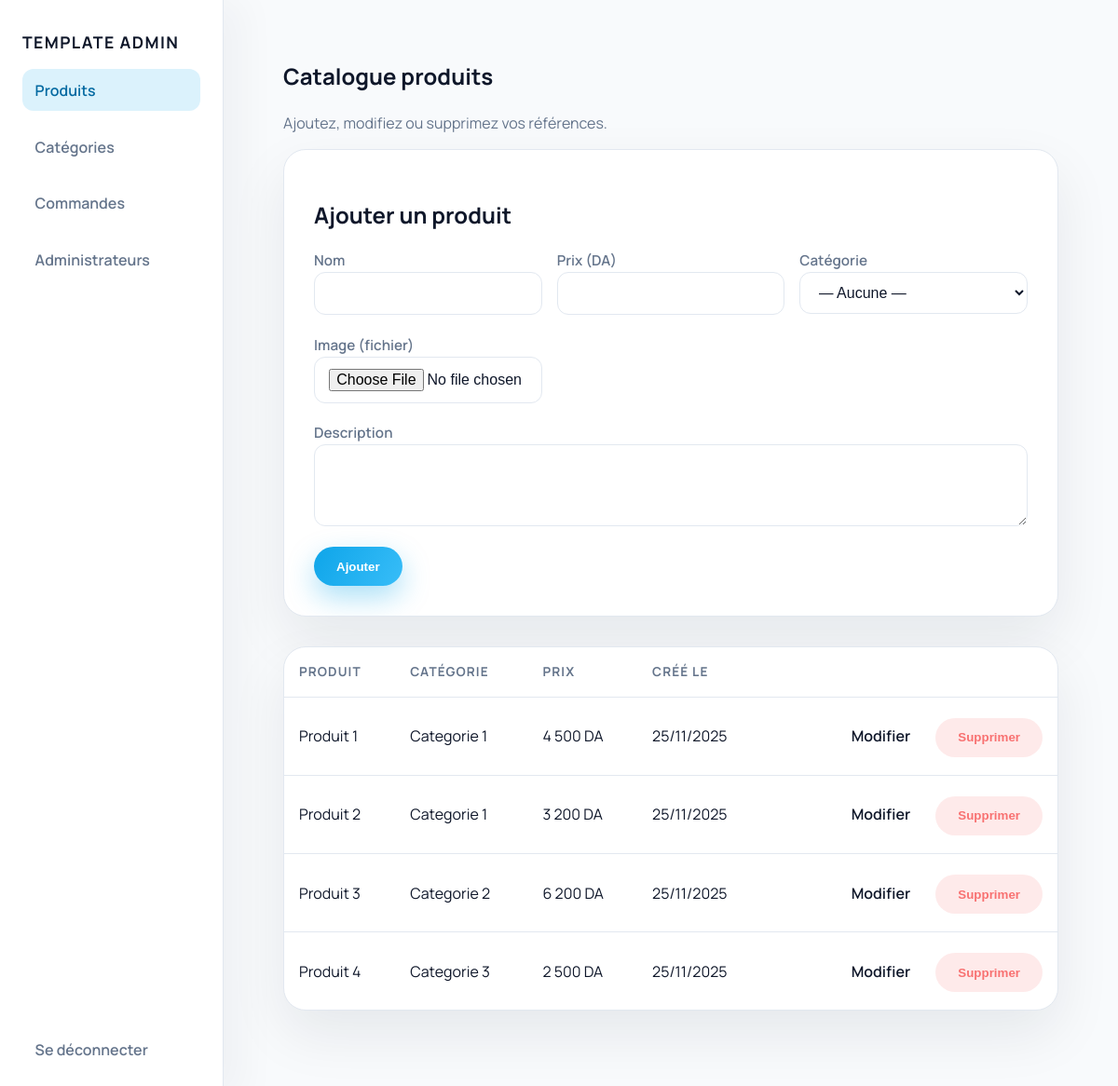
Screenshot of /admin/products.php (signed in) with the database file from the repository.
### tables this page shows
CREATE TABLE IF NOT EXISTS products (
  id INT AUTO_INCREMENT PRIMARY KEY,
  category_id INT NULL,
  name VARCHAR(255) NOT NULL,
  price DECIMAL(10,2) NOT NULL,
  image VARCHAR(255),
  description TEXT,
  created_at TIMESTAMP DEFAULT CURRENT_TIMESTAMP,
  FOREIGN KEY (category_id) REFERENCES categories(id) ON DELETE SET NULL
);

CREATE TABLE IF NOT EXISTS categories (
  id INT AUTO_INCREMENT PRIMARY KEY,
  name VARCHAR(150) NOT NULL
);

### private/config.php (called while the page is built, shortened)
<?php
function sanitize(string $value): string
{
    return htmlspecialchars($value, ENT_QUOTES, 'UTF-8');
}

### admin/products.php (the view, shortened to what this page needs)
<?php
require __DIR__ . '/includes/header.php';
$editing = null;
$res = $connection->query('SELECT p.*, c.name AS category_name FROM products p LEFT JOIN categories c ON c.id = p.category_id ORDER BY p.created_at DESC');
$products = $res ? $res->fetch_all(MYSQLI_ASSOC) : [];
?>
<section class="dashboard">
    <h1>Catalogue produits</h1>
    <p style="color: var(--muted);">Ajoutez, modifiez ou supprimez vos références.</p>
    <div class="table-card" style="margin-bottom: 2rem; padding: 2rem;">
        <h2><?= $editing ? 'Modifier le produit' : 'Ajouter un produit'; ?></h2>
        <form method="post" class="form-grid" enctype="multipart/form-data">
            <label>Nom
                <input type="text" name="name" required value="<?= sanitize($editing['name'] ?? ''); ?>">
            </label>
            <label>Prix (DA)
                <input type="number" step="1" min="0" name="price" required
                    value="<?= sanitize((string) ($editing['price'] ?? '')); ?>">
            </label>
            <label>Catégorie
                <select name="category_id">
                    <option value="">— Aucune —</option>
                </select>
            </label>
            <label>Image (fichier)
                <input type="file" name="image_file" accept="image/*">
            </label>
            <label style="grid-column: 1 / -1;">Description
                <textarea name="description" rows="3"><?= sanitize($editing['description'] ?? ''); ?></textarea>
            </label>
            <div style="grid-column: 1 / -1; display: flex; gap: 1rem;">
                <button class="btn btn-primary" type="submit"><?= $editing ? 'Mettre à jour' : 'Ajouter'; ?></button>
            </div>
        </form>
    </div>
    <div class="table-card">
        <table>
            <thead>
                <tr>
                    <th>Produit</th>
                    <th>Catégorie</th>
                    <th>Prix</th>
                    <th>Créé le</th>
                    <th></th>
                </tr>
            </thead>
            <tbody>
                <?php if (empty($products)): ?>
                    <tr>
                        <td colspan="5" class="empty-state">Aucune référence pour le moment.</td>
                    </tr>
                <?php else: ?>
                    <?php foreach ($products as $product): ?>
                        <tr>
                            <td><?= sanitize($product['name']); ?></td>
                            <td><?= sanitize($product['category_name'] ?? '—'); ?></td>
                            <td><?= number_format((float) $product['price'], 0, ',', ' '); ?> DA</td>
                            <td><?= sanitize(date('d/m/Y', strtotime($product['created_at']))); ?></td>
                            <td style="text-align: right;">
                                <a class="btn" href="products.php?edit=<?= (int) $product['id']; ?>">Modifier</a>
                                <form method="post" style="display: inline;"
                                    onsubmit="return confirm('Supprimer ce produit ?');">
                                    <button class="btn" type="submit"
                                        style="background: rgba(248,113,113,0.15); color: #f87171;">Supprimer</button>
                                </form>
                            </td>
                        </tr>
                    <?php endforeach; ?>
                <?php endif; ?>
            </tbody>
        </table>
    </div>
</section>
<?php require __DIR__ . '/includes/footer.php'; ?>

### public/css/style.css (style rules this page uses)
:root { --accent: #0ea5e9; --accent-dark: #0369a1; --bg: #f8fafc; --card: #ffffff; --text: #0f172a; --muted: #64748b; --border: #e2e8f0; }
* { box-sizing: border-box; }
body { margin: 0; font-family: 'Manrope', system-ui, -apple-system, BlinkMacSystemFont, 'Segoe UI', sans-serif; background: var(--bg); color: var(--text); line-height: 1.5; }
a { color: inherit; text-decoration: none; }
.btn { display: inline-flex; align-items: center; justify-content: center; gap: 0.35rem; padding: 0.85rem 1.5rem; border-radius: 999px; border: none; cursor: pointer; font-weight: 600; transition: transform 0.2s ease, box-shadow 0.2s ease; }
.btn-primary { background: linear-gradient(120deg, var(--accent), #38bdf8); color: #ffffff; box-shadow: 0 12px 30px rgba(14, 165, 233, 0.35); }
.dashboard { max-width: 1200px; margin: 2rem auto 4rem; padding: 0 2rem; }
.table-card { background: var(--card); border-radius: 24px; border: 1px solid var(--border); overflow: hidden; box-shadow: 0 25px 60px rgba(15, 23, 42, 0.08); }
table { width: 100%; border-collapse: collapse; }
th, td { padding: 1rem; text-align: left; border-bottom: 1px solid var(--border); }
th { font-size: 0.85rem; text-transform: uppercase; letter-spacing: 0.08em; color: var(--muted); }
tr:last-child td { border-bottom: none; }
.form-grid { display: grid; grid-template-columns: repeat(auto-fit, minmax(220px, 1fr)); gap: 1rem; }
.form-control, input, textarea, select { display: block; width: 100%; background: #ffffff; border: 1px solid var(--border); border-radius: 12px; padding: 0.75rem 0.95rem; color: var(--text); font-size: 1rem; line-height: 1.3; transition: box-shadow 0.15s ease, border-color 0.15s ease, transform 0.08s ease; }
label, .form-label { display: inline-block; margin-bottom: 0.35rem; font-size: 0.95rem; color: var(--muted); font-weight: 600; }

### rows the page displays
products: name "Produit 1", category.name "Categorie 1", price "4 500", created_at "25/11/2025"
products: name "Produit 2", category.name "Categorie 1", price "3 200", created_at "25/11/2025"
products: name "Produit 3", category.name "Categorie 2", price "6 200", created_at "25/11/2025"
products: name "Produit 4", category.name "Categorie 3", price "2 500", created_at "25/11/2025"
